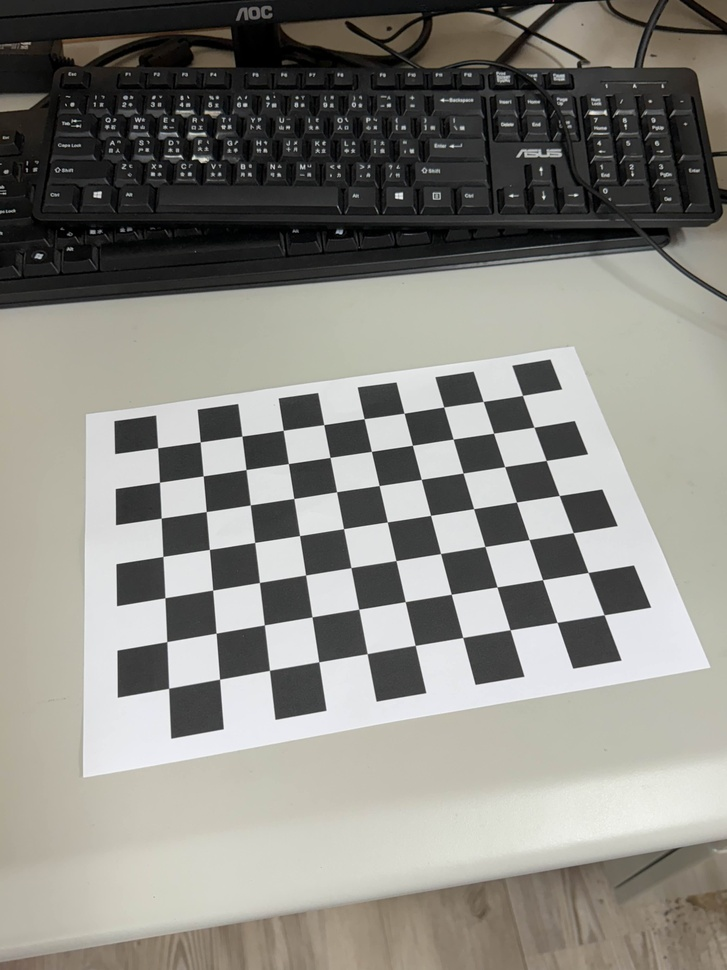
#> input picture Group9_HW1/my_data/IMG_1965.jpg, 727 x 970 px, shrunk from 3024 x 4032 before the run, given in place of 0_Afghan_girl_before.jpg, which was not available
$ python 1_hybrid_image.py
#> lines starting #> are read from the running program, lines starting #| are printed output that depends on the picture; pictures that were not available may be replaced by others from this repository, and a replacement may not be noted
import cv2
import os
import numpy as np
from numpy.fft import fft2, ifft2
import math
import argparse


def shift_frequency(img):
    img_shift = np.zeros(img.shape)
    for c in range(img.shape[2]):
        for i in range(img.shape[0]):
            for j in range(img.shape[1]):
                img_shift[i, j, c] = img[i, j, c] * ((-1)**(i+j))
    return img_shift


def ideal_low_filter(img, cutoff_ratio):
    h, w, c = img.shape
    mid_h = h // 2
    mid_w = w // 2
    cutoff_frequency = math.ceil((min(h, w) * cutoff_ratio) / 2)
    y, x = np.ogrid[:h, :w]

    distance = np.sqrt((x - mid_w)**2 + (y - mid_h)**2)
    low_filter = np.where(distance <= cutoff_frequency, 1, 0)
    return low_filter


def gaussian_low_filter(img, cutoff_ratio):
    h, w, c = img.shape
    mid_h = h // 2
    mid_w = w // 2
    cutoff_frequency = math.ceil(min(h, w) * cutoff_ratio/2)

    y, x = np.ogrid[:h, :w]
    distance = np.sqrt((x - mid_w)**2 + (y - mid_h)**2)
    low_filter = np.exp(-(distance**2) / (2 * (cutoff_frequency**2)))

    return low_filter


if __name__ == "__main__":
    parser = argparse.ArgumentParser()
    parser.add_argument('--img_choose', type=int, default=0)
    parser.add_argument('--filter_type', type=str, default="Gaussian",
                        choices=["Gaussian", "Ideal"], help='Type of filter to apply')
    parser.add_argument('--low_cutoff', type=float, default=0.05,
                        help='Low-pass filter cutoff ratio (D0)')
    parser.add_argument('--high_cutoff', type=float, default=0.1,
                        help='High-pass filter cutoff ratio (D1)')
    args = parser.parse_args()

    data = [["0_Afghan_girl_after.jpg", "0_Afghan_girl_before.jpg"],
            ["1_bicycle.bmp", "1_motorcycle.bmp"],
            ["2_bird.bmp", "2_plane.bmp"],
            ["3_cat.bmp", "3_dog.bmp"],
            ["4_einstein.bmp", "4_marilyn.bmp"],
            ["5_fish.bmp", "5_submarine.bmp"],
            ["6_makeup_after.jpg", "6_makeup_before.jpg"],
            ["test2.jpg", "test1.jpg"]
            ]

    data_path = "./data/task1and2_hybrid_pyramid"
    result_path = "./output/task1"
    os.makedirs(result_path, exist_ok=True)

    high_img_path = data[args.img_choose][0]
    low_img_path = data[args.img_choose][1]

    low_img = cv2.imread(os.path.join(data_path, low_img_path))
#> low_img is the input picture: shape (970, 727, 3); mean B, G, R 128.9, 135.1, 136.4
    high_img = cv2.imread(os.path.join(data_path, high_img_path))
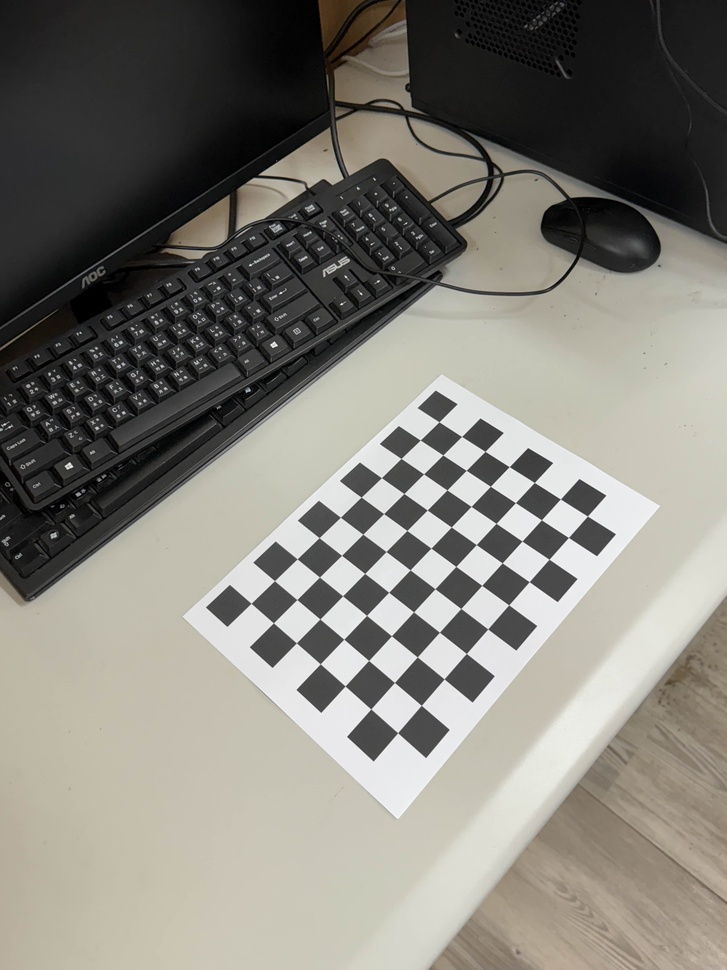
#> input picture Group9_HW1/my_data/IMG_1967.jpg, 727 x 970 px, shrunk from 3024 x 4032 before the run, given in place of 0_Afghan_girl_after.jpg, which was not available
#> high_img is the input picture: shape (970, 727, 3); mean B, G, R 120.4, 127.9, 130.4

    if low_img.shape[0] != high_img.shape[0] or low_img.shape[1] != high_img.shape[1]:
        dsize = (min(low_img.shape[1], high_img.shape[1]), min(
            low_img.shape[0], high_img.shape[0]))
        low_img = cv2.resize(low_img, dsize)
        high_img = cv2.resize(high_img, dsize)

    if args.filter_type == "Gaussian":
        low_filter = gaussian_low_filter(low_img, args.low_cutoff)
        high_filter = 1 - gaussian_low_filter(high_img, args.high_cutoff)
    else:
        low_filter = ideal_low_filter(low_img, args.low_cutoff)
        high_filter = 1 - ideal_low_filter(high_img, args.high_cutoff)

    low_img_shift = shift_frequency(low_img.astype(np.float32))
#> after the loop in shift_frequency, `for c in range(img.shape[2]):`:
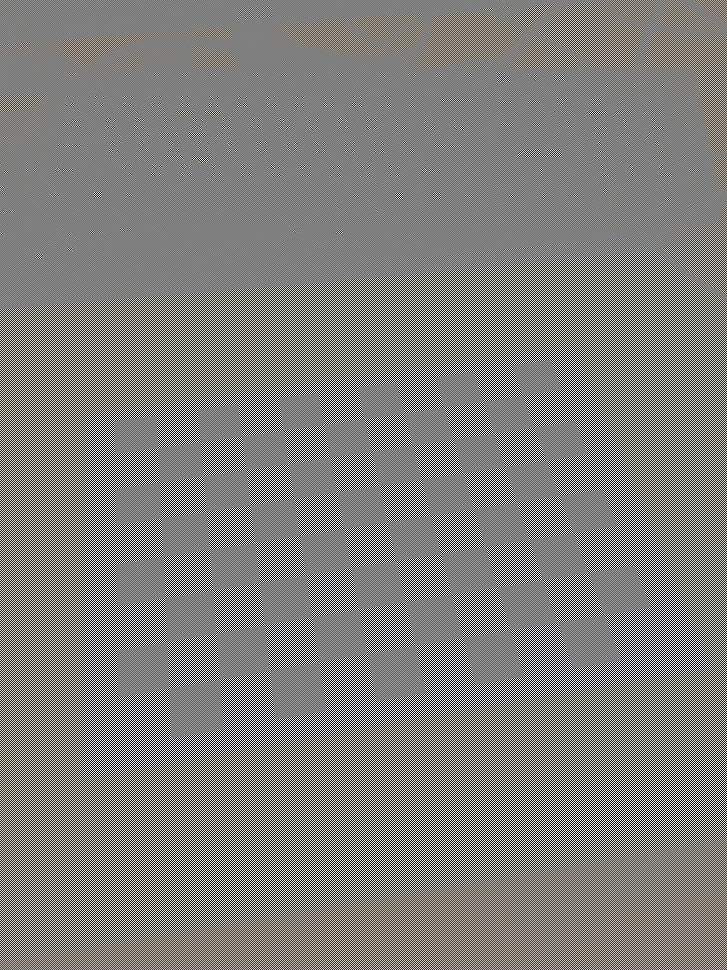
#> img_shift: shape (970, 727, 3) float64; mean of channels 0, 1, 2 0, 0, 0; drawn with min black and max white
    high_img_shift = shift_frequency(high_img.astype(np.float32))

    low_result = np.zeros(low_img_shift.shape)
    high_result = np.zeros(high_img_shift.shape)

    for c in range(low_img_shift.shape[2]):
        low_img_fft = fft2(low_img_shift[:, :, c])
        high_img_fft = fft2(high_img_shift[:, :, c])
        low_img_filter = low_img_fft * low_filter
        high_img_filter = high_img_fft * high_filter

        low_result[:, :, c] = ifft2(low_img_filter).real
        high_result[:, :, c] = ifft2(high_img_filter).real

    hybrid_img = (low_result+high_result).real
    hybrid_result = shift_frequency(hybrid_img)
#> after the loop in shift_frequency (call 3), `for c in range(img.shape[2]):`:
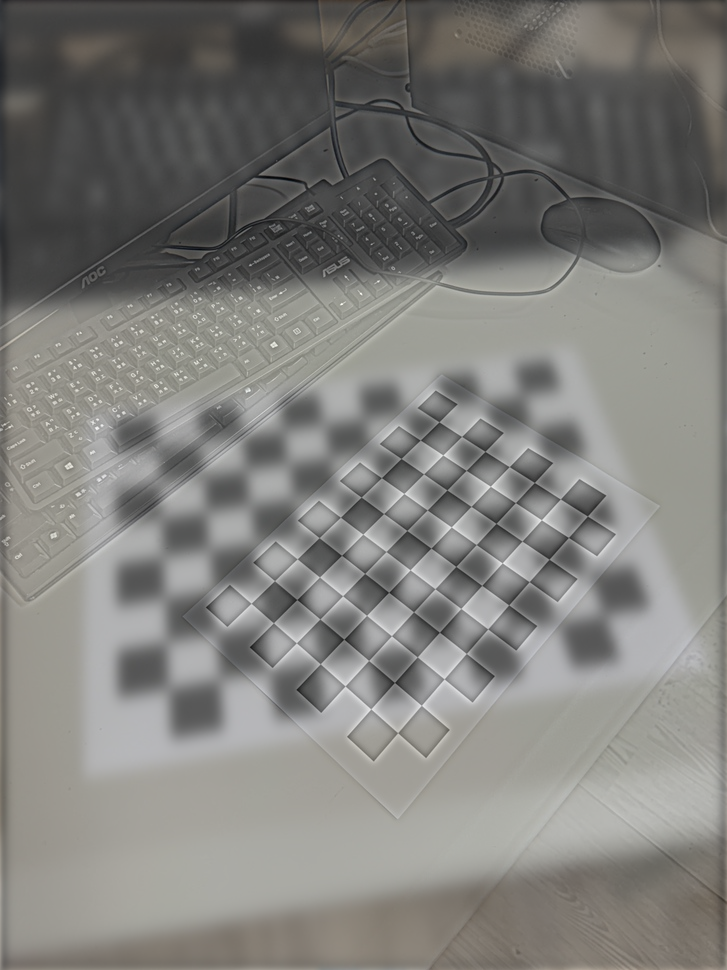
#> img_shift: shape (970, 727, 3) float64; mean of channels 0, 1, 2 127.8, 134, 135.3; drawn with min black and max white

    cv2.imwrite(os.path.join(
        result_path, f"low_{args.img_choose}_{args.filter_type}_{args.low_cutoff}.jpg"), low_result)
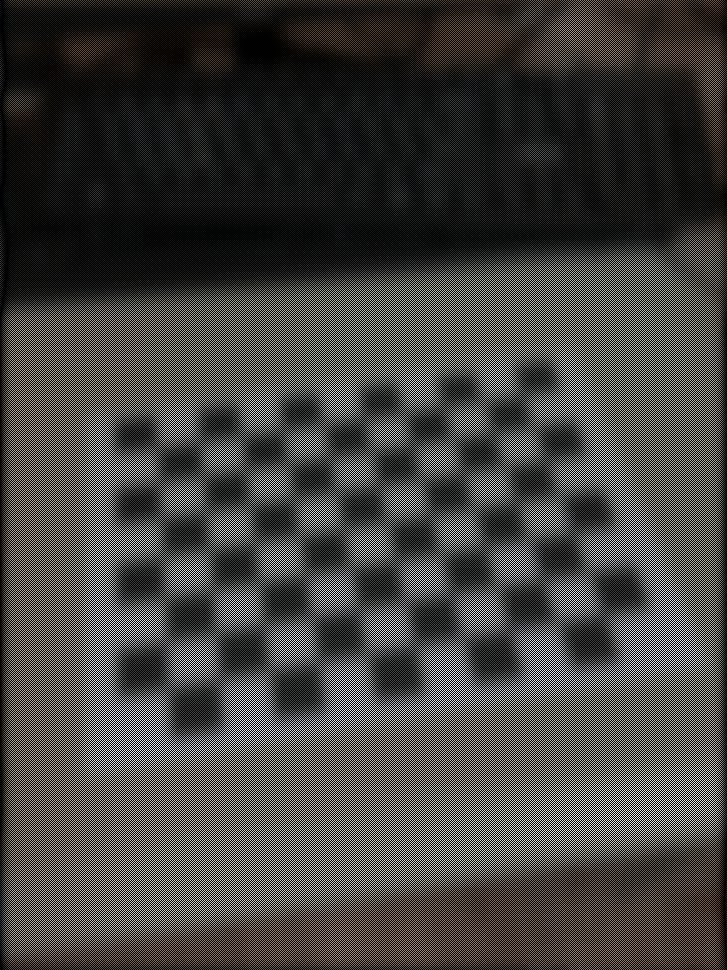
#> saved as low_0_Gaussian_0.05.jpg: shape (970, 727, 3); mean B, G, R 63.6, 66.6, 67.3
    cv2.imwrite(os.path.join(
        result_path, f"high_{args.img_choose}_{args.filter_type}_{args.high_cutoff}.jpg"), high_result)
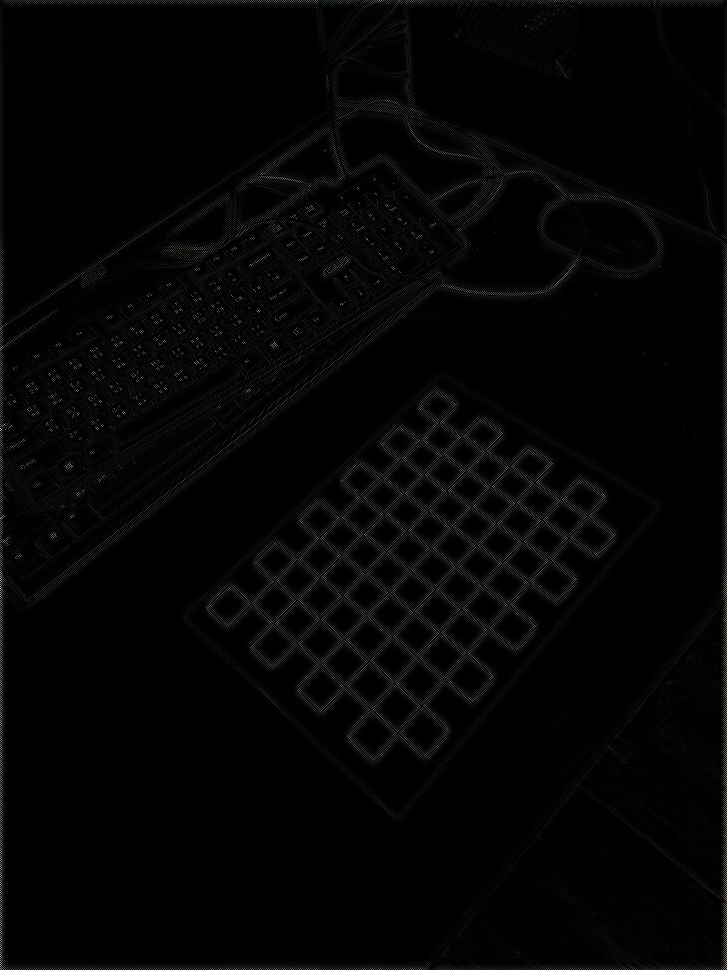
#> saved as high_0_Gaussian_0.1.jpg: shape (970, 727, 3); mean B, G, R 4.1, 4.1, 4.2
    cv2.imwrite(os.path.join(
        result_path, f"hybrid_{args.img_choose}_{args.filter_type}.jpg"), hybrid_result)
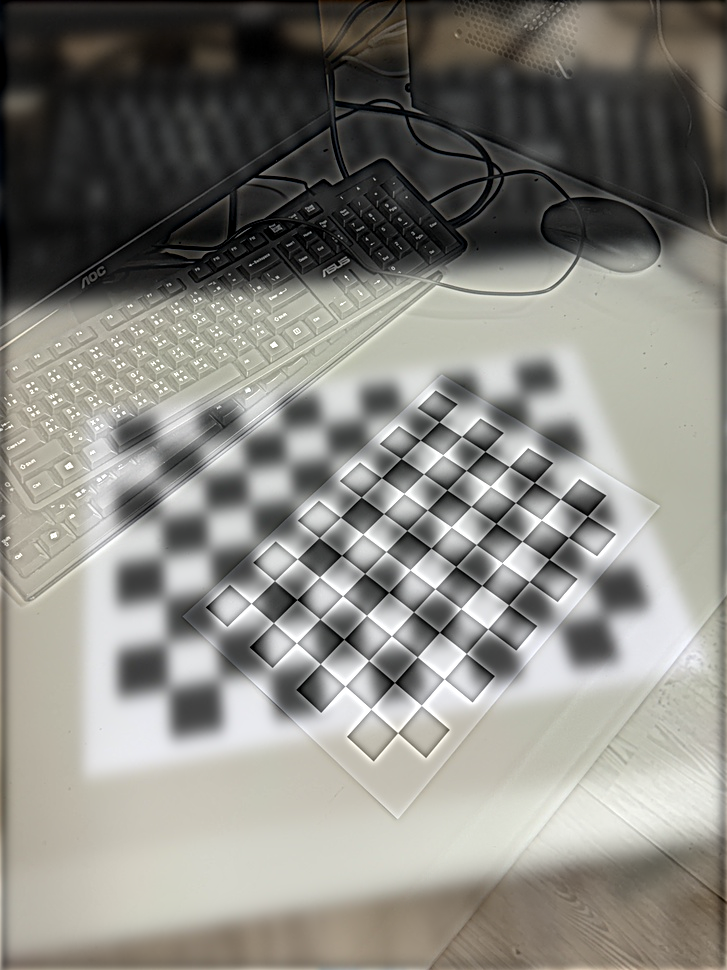
#> saved as hybrid_0_Gaussian.jpg: shape (970, 727, 3); mean B, G, R 127.8, 134, 135.3
